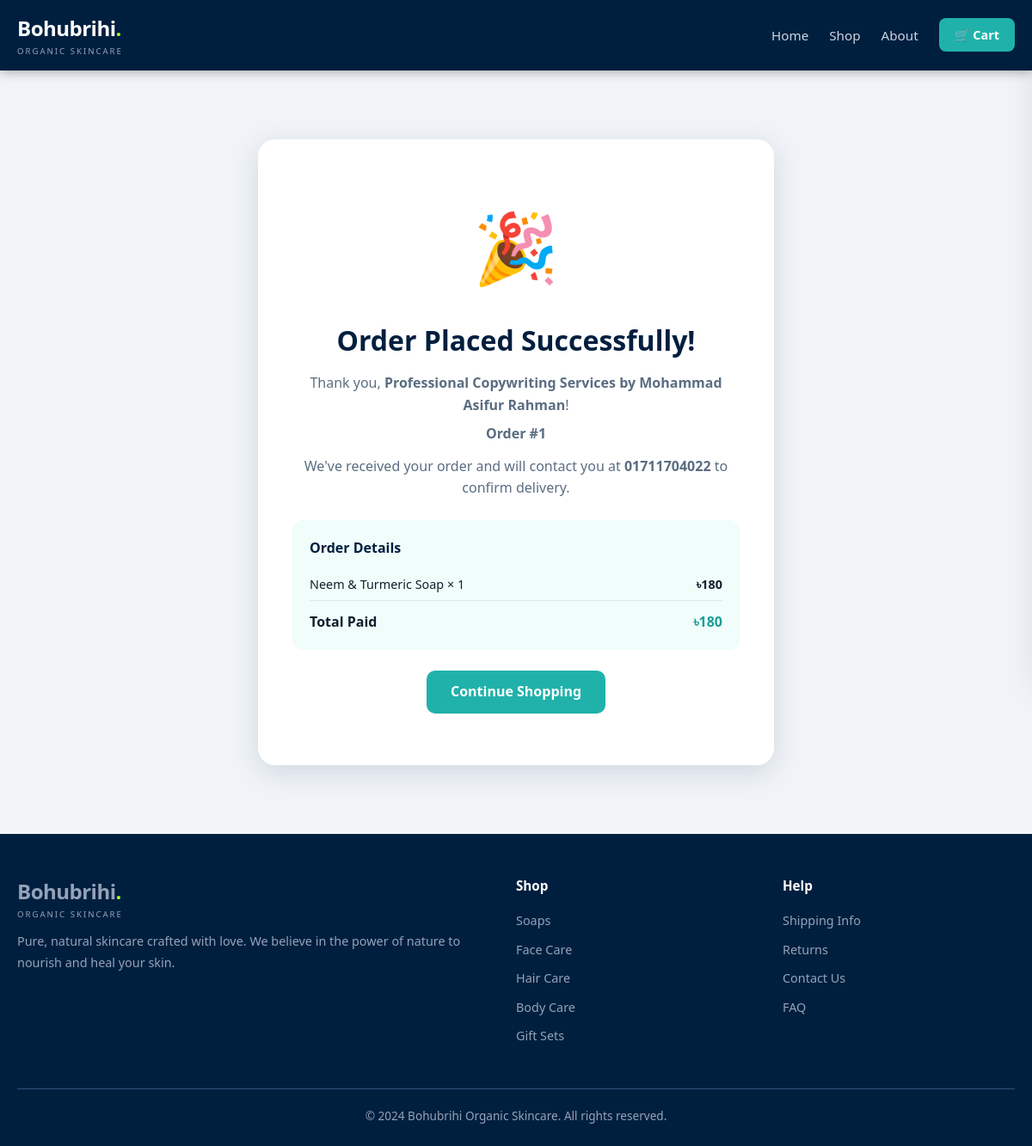
/order-success/1, run on the app's committed database.
### app.py (models this page shows)
class Order(db.Model):
    id = db.Column(db.Integer, primary_key=True)
    customer_name = db.Column(db.String(200), nullable=False)
    customer_email = db.Column(db.String(200), nullable=False)
    customer_phone = db.Column(db.String(50), nullable=False)
    address = db.Column(db.Text, nullable=False)
    city = db.Column(db.String(100), nullable=False)
    items_json = db.Column(db.Text, nullable=False)
    total = db.Column(db.Float, nullable=False)
    status = db.Column(db.String(50), default='pending')
    notes = db.Column(db.Text, default='')
    created_at = db.Column(db.DateTime, default=datetime.utcnow)
    @property
    def items(self):
        return json.loads(self.items_json)

### app.py (the view)
@app.route('/order-success/<int:oid>')
def order_success(oid):
    order = Order.query.get_or_404(oid)
    return render_template('store/order_success.html', order=order)

### templates/store/order_success.html (shortened to what this page needs)
{% extends 'base.html' %}
{% block content %}
<div class="container">
  <div class="success-box">
    <div class="success-icon">🎉</div>
    <h2>Order Placed Successfully!</h2>
    <p>Thank you, <strong>{{ order.customer_name }}</strong>!</p>
    <p class="order-id">Order #{{ order.id }}</p>
    <p style="margin-top:12px;">We've received your order and will contact you at <strong>{{ order.customer_phone }}</strong> to confirm delivery.</p>
    <div style="background:#f0fdfa; border-radius:12px; padding:20px; margin:24px 0; text-align:left;">
      <h4 style="color:var(--navy); margin-bottom:12px;">Order Details</h4>
      {% for item in order.items %}
      <div style="display:flex; justify-content:space-between; padding:6px 0; border-bottom:1px solid var(--border); font-size:.9rem;">
        <span>{{ item.name }} × {{ item.qty }}</span>
        <span style="font-weight:700;">৳{{ (item.price * item.qty)|int }}</span>
      </div>
      {% endfor %}
      <div style="display:flex; justify-content:space-between; padding-top:12px; font-weight:800; font-size:1rem;">
        <span>Total Paid</span>
        <span style="color:var(--teal-dark);">৳{{ order.total|int }}</span>
      </div>
    </div>
    <a href="{{ url_for('shop') }}" class="btn btn-primary" style="display:inline-flex;">Continue Shopping</a>
  </div>
</div>
{% endblock %}

### static/css/style.css (style rules this page uses)
:root { --teal: #20B2AA; --teal-dark: #1a9e96; --teal-dim: rgba(32,178,170,.12); --navy: #001F3F; --navy-mid: #0a3460; --lime: #ADFF2F; --lime-dark: #8fd400; --amber: #f59e0b; --red: #ef4444; --purple: #7c3aed; --pink: #ec4899; --bg: #f0f4f8; --card: #ffffff; --border: #dde3ec; --text: #0f1f2e; --muted: #5a6d82; --radius: 12px; --shadow: 0 1px 6px rgba(0,31,63,.07), 0 4px 16px rgba(0,31,63,.05); --shadow-lg: 0 8px 32px rgba(0,31,63,.13); }
*, *::before, *::after { box-sizing: border-box; margin: 0; padding: 0; }
body { font-family: 'Segoe UI', system-ui, -apple-system, sans-serif; background: var(--bg); color: var(--text); line-height: 1.6; }
a { color: inherit; text-decoration: none; }
.container { max-width: 1200px; margin: 0 auto; padding: 0 20px; }
.btn { display: inline-flex; align-items: center; gap: 8px; padding: 12px 28px; border-radius: 10px; font-weight: 600; font-size: 1rem; transition: all .2s; }
.btn-primary { background: var(--teal); color: #fff; }
.success-box { max-width: 600px; margin: 80px auto; text-align: center; background: #fff; border-radius: 20px; box-shadow: var(--shadow-lg); padding: 60px 40px; }
.success-icon { font-size: 5rem; margin-bottom: 20px; }
.success-box h2 { font-size: 2rem; color: var(--navy); margin-bottom: 12px; }
.success-box p { color: var(--muted); font-size: 1rem; margin-bottom: 8px; }
.order-id { font-weight: 800; color: var(--teal); font-size: 1.2rem; }
:root { --sidebar-w: 240px; --topbar-h: 60px; --admin-bg: #f5f7fa; }

### data on the page
Order: customer_name "Professional Copywriting Services by Mohammad Asifur Rahman", id "1", customer_phone "01711704022", total "180"

### other printed values
{{ item.name }} "Neem & Turmeric Soap"
{{ item.qty }} "1"
{{ (item.price * item.qty)|int }} "180"
